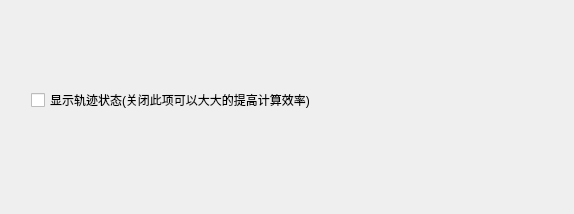
<?xml version="1.0" encoding="UTF-8"?>
<ui version="4.0">
 <class>ui_monte_carloClass</class>
 <widget class="QWidget" name="ui_monte_carloClass">
  <property name="geometry">
   <rect>
    <x>0</x>
    <y>0</y>
    <width>574</width>
    <height>214</height>
   </rect>
  </property>
  <property name="windowTitle">
   <string>ui_monte_carlo</string>
  </property>
  <widget class="QWidget" name="layoutWidget">
   <property name="geometry">
    <rect>
     <x>30</x>
     <y>20</y>
     <width>131</width>
     <height>22</height>
    </rect>
   </property>
   <layout class="QHBoxLayout" name="horizontalLayout" stretch="0,10">
    <item>
     <widget class="QLabel" name="label">
      <property name="text">
       <string>轨迹条数:</string>
      </property>
     </widget>
    </item>
    <item>
     <widget class="QSpinBox" name="spinBox_episode_num">
      <property name="minimum">
       <number>1</number>
      </property>
     </widget>
    </item>
   </layout>
  </widget>
  <widget class="QWidget" name="layoutWidget">
   <property name="geometry">
    <rect>
     <x>180</x>
     <y>20</y>
     <width>134</width>
     <height>22</height>
    </rect>
   </property>
   <layout class="QHBoxLayout" name="horizontalLayout_2" stretch="0,10">
    <item>
     <widget class="QLabel" name="label_2">
      <property name="text">
       <string>轨迹长度:</string>
      </property>
     </widget>
    </item>
    <item>
     <widget class="QSpinBox" name="spinBox_episode_size">
      <property name="minimum">
       <number>1</number>
      </property>
      <property name="maximum">
       <number>10000000</number>
      </property>
     </widget>
    </item>
   </layout>
  </widget>
  <widget class="QCheckBox" name="checkBox_episode_show">
   <property name="geometry">
    <rect>
     <x>31</x>
     <y>92</y>
     <width>531</width>
     <height>16</height>
    </rect>
   </property>
   <property name="text">
    <string>显示轨迹状态(关闭此项可以大大的提高计算效率)</string>
   </property>
  </widget>
  <widget class="QWidget" name="">
   <property name="geometry">
    <rect>
     <x>30</x>
     <y>60</y>
     <width>131</width>
     <height>22</height>
    </rect>
   </property>
   <layout class="QHBoxLayout" name="horizontalLayout_3" stretch="0,10">
    <item>
     <widget class="QLabel" name="label_3">
      <property name="text">
       <string>epsilon:</string>
      </property>
     </widget>
    </item>
    <item>
     <widget class="QDoubleSpinBox" name="doubleSpinBox_epsilon">
      <property name="maximum">
       <double>1.000000000000000</double>
      </property>
      <property name="singleStep">
       <double>0.100000000000000</double>
      </property>
     </widget>
    </item>
   </layout>
  </widget>
 </widget>
 <layoutdefault spacing="6" margin="11"/>
 <resources/>
 <connections/>
</ui>
